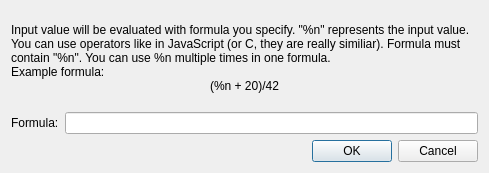
<?xml version="1.0" encoding="UTF-8"?>
<ui version="4.0">
 <class>FormulaDialog</class>
 <widget class="QDialog" name="FormulaDialog">
  <property name="geometry">
   <rect>
    <x>0</x>
    <y>0</y>
    <width>489</width>
    <height>173</height>
   </rect>
  </property>
  <property name="windowTitle">
   <string>Edit formula</string>
  </property>
  <layout class="QVBoxLayout" name="verticalLayout">
   <item>
    <widget class="QLabel" name="label">
     <property name="text">
      <string>&lt;!DOCTYPE HTML PUBLIC &quot;-//W3C//DTD HTML 4.0//EN&quot; &quot;http://www.w3.org/TR/REC-html40/strict.dtd&quot;&gt;
&lt;html&gt;&lt;head&gt;&lt;meta name=&quot;qrichtext&quot; content=&quot;1&quot; /&gt;&lt;style type=&quot;text/css&quot;&gt;
p, li { white-space: pre-wrap; }
&lt;/style&gt;&lt;/head&gt;&lt;body style=&quot; font-family:'DejaVu Sans'; font-size:9pt; font-weight:400; font-style:normal;&quot;&gt;
&lt;p style=&quot; margin-top:0px; margin-bottom:0px; margin-left:0px; margin-right:0px; -qt-block-indent:0; text-indent:0px;&quot;&gt;Input value will be evaluated with formula you specify. &amp;quot;%n&amp;quot; represents the input value. You can use operators like in JavaScript (or C, they are really similiar). Formula must contain &amp;quot;%n&amp;quot;. You can use %n multiple times in one formula.&lt;/p&gt;
&lt;p style=&quot; margin-top:0px; margin-bottom:0px; margin-left:0px; margin-right:0px; -qt-block-indent:0; text-indent:0px;&quot;&gt;Example formula: &lt;/p&gt;
&lt;p align=&quot;center&quot; style=&quot; margin-top:0px; margin-bottom:0px; margin-left:0px; margin-right:0px; -qt-block-indent:0; text-indent:0px;&quot;&gt;(%n + 20)/42&lt;/p&gt;&lt;/body&gt;&lt;/html&gt;</string>
     </property>
     <property name="wordWrap">
      <bool>true</bool>
     </property>
    </widget>
   </item>
   <item>
    <layout class="QHBoxLayout" name="horizontalLayout">
     <item>
      <widget class="QLabel" name="label_2">
       <property name="text">
        <string>Formula:</string>
       </property>
      </widget>
     </item>
     <item>
      <widget class="ResettableLineEdit" name="formula"/>
     </item>
    </layout>
   </item>
   <item>
    <widget class="QDialogButtonBox" name="buttonBox">
     <property name="orientation">
      <enum>Qt::Horizontal</enum>
     </property>
     <property name="standardButtons">
      <set>QDialogButtonBox::Cancel|QDialogButtonBox::Ok</set>
     </property>
    </widget>
   </item>
  </layout>
 </widget>
 <customwidgets>
  <customwidget>
   <class>ResettableLineEdit</class>
   <extends>QLineEdit</extends>
   <header>../src/ui/resettablelineedit.h</header>
  </customwidget>
 </customwidgets>
 <resources/>
 <connections>
  <connection>
   <sender>buttonBox</sender>
   <signal>accepted()</signal>
   <receiver>FormulaDialog</receiver>
   <slot>accept()</slot>
   <hints>
    <hint type="sourcelabel">
     <x>248</x>
     <y>254</y>
    </hint>
    <hint type="destinationlabel">
     <x>157</x>
     <y>274</y>
    </hint>
   </hints>
  </connection>
  <connection>
   <sender>buttonBox</sender>
   <signal>rejected()</signal>
   <receiver>FormulaDialog</receiver>
   <slot>reject()</slot>
   <hints>
    <hint type="sourcelabel">
     <x>316</x>
     <y>260</y>
    </hint>
    <hint type="destinationlabel">
     <x>286</x>
     <y>274</y>
    </hint>
   </hints>
  </connection>
 </connections>
</ui>
